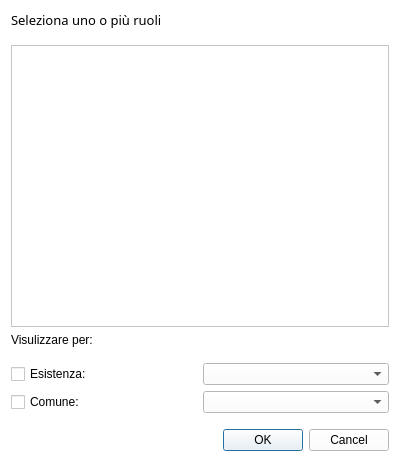
<?xml version="1.0" encoding="UTF-8"?>
<ui version="4.0">
 <class>Dialog</class>
 <widget class="QDialog" name="Dialog">
  <property name="geometry">
   <rect>
    <x>0</x>
    <y>0</y>
    <width>400</width>
    <height>462</height>
   </rect>
  </property>
  <property name="windowTitle">
   <string>Selezione per ruoli</string>
  </property>
  <property name="windowOpacity">
   <double>0.950000000000000</double>
  </property>
  <property name="styleSheet">
   <string notr="true">background-color:white;</string>
  </property>
  <layout class="QGridLayout" name="gridLayout">
   <item row="1" column="0">
    <spacer name="horizontalSpacer_2">
     <property name="orientation">
      <enum>Qt::Horizontal</enum>
     </property>
     <property name="sizeHint" stdset="0">
      <size>
       <width>40</width>
       <height>10</height>
      </size>
     </property>
    </spacer>
   </item>
   <item row="9" column="0" colspan="2">
    <widget class="QDialogButtonBox" name="buttonBox">
     <property name="font">
      <font>
       <family>Segoe UI</family>
      </font>
     </property>
     <property name="cursor">
      <cursorShape>PointingHandCursor</cursorShape>
     </property>
     <property name="orientation">
      <enum>Qt::Horizontal</enum>
     </property>
     <property name="standardButtons">
      <set>QDialogButtonBox::Cancel|QDialogButtonBox::Ok</set>
     </property>
    </widget>
   </item>
   <item row="5" column="1">
    <widget class="QComboBox" name="comboBoxStato">
     <property name="font">
      <font>
       <family>Segoe UI</family>
      </font>
     </property>
     <property name="cursor">
      <cursorShape>PointingHandCursor</cursorShape>
     </property>
     <property name="styleSheet">
      <string notr="true">QComboBox::item:selected
{
    color: rgb(0, 0, 0);
}</string>
     </property>
    </widget>
   </item>
   <item row="0" column="0" colspan="2">
    <widget class="QLabel" name="label">
     <property name="font">
      <font>
       <family>Lucida Sans</family>
       <pointsize>10</pointsize>
       <weight>50</weight>
       <bold>false</bold>
      </font>
     </property>
     <property name="text">
      <string>Seleziona uno o più ruoli</string>
     </property>
    </widget>
   </item>
   <item row="6" column="0">
    <widget class="QCheckBox" name="checkBoxComune">
     <property name="font">
      <font>
       <family>Segoe UI</family>
       <pointsize>9</pointsize>
       <weight>50</weight>
       <bold>false</bold>
      </font>
     </property>
     <property name="cursor">
      <cursorShape>PointingHandCursor</cursorShape>
     </property>
     <property name="whatsThis">
      <string>&lt;html&gt;&lt;head/&gt;&lt;body&gt;&lt;p&gt;Filtrare per Comune.&lt;/p&gt;&lt;/body&gt;&lt;/html&gt;</string>
     </property>
     <property name="text">
      <string>Comune:</string>
     </property>
    </widget>
   </item>
   <item row="2" column="0" colspan="2">
    <widget class="QListWidget" name="listWidget">
     <property name="font">
      <font>
       <family>Segoe UI</family>
      </font>
     </property>
     <property name="cursor" stdset="0">
      <cursorShape>PointingHandCursor</cursorShape>
     </property>
     <property name="whatsThis">
      <string>&lt;html&gt;&lt;head/&gt;&lt;body&gt;&lt;p&gt;Selezionare da questo elenco uno o più ruoli.&lt;/p&gt;&lt;/body&gt;&lt;/html&gt;</string>
     </property>
     <property name="selectionMode">
      <enum>QAbstractItemView::MultiSelection</enum>
     </property>
    </widget>
   </item>
   <item row="6" column="1">
    <widget class="QComboBox" name="comboBoxComune">
     <property name="font">
      <font>
       <family>Segoe UI</family>
      </font>
     </property>
     <property name="cursor">
      <cursorShape>PointingHandCursor</cursorShape>
     </property>
     <property name="styleSheet">
      <string notr="true">QComboBox::item:selected
{
    color: rgb(0, 0, 0);
}</string>
     </property>
    </widget>
   </item>
   <item row="7" column="1">
    <spacer name="horizontalSpacer">
     <property name="orientation">
      <enum>Qt::Horizontal</enum>
     </property>
     <property name="sizeHint" stdset="0">
      <size>
       <width>40</width>
       <height>10</height>
      </size>
     </property>
    </spacer>
   </item>
   <item row="3" column="0" colspan="2">
    <widget class="QLabel" name="label_2">
     <property name="font">
      <font>
       <family>Segoe UI</family>
       <pointsize>9</pointsize>
       <weight>50</weight>
       <bold>false</bold>
      </font>
     </property>
     <property name="text">
      <string>Visulizzare per:</string>
     </property>
    </widget>
   </item>
   <item row="5" column="0">
    <widget class="QCheckBox" name="checkBoxStato">
     <property name="font">
      <font>
       <family>Segoe UI</family>
       <pointsize>9</pointsize>
       <weight>50</weight>
       <bold>false</bold>
      </font>
     </property>
     <property name="cursor">
      <cursorShape>PointingHandCursor</cursorShape>
     </property>
     <property name="whatsThis">
      <string>&lt;html&gt;&lt;head/&gt;&lt;body&gt;&lt;p&gt;Filtrare per Esistenza.&lt;/p&gt;&lt;/body&gt;&lt;/html&gt;</string>
     </property>
     <property name="text">
      <string>Esistenza:</string>
     </property>
    </widget>
   </item>
   <item row="4" column="0">
    <spacer name="horizontalSpacer_3">
     <property name="orientation">
      <enum>Qt::Horizontal</enum>
     </property>
     <property name="sizeHint" stdset="0">
      <size>
       <width>40</width>
       <height>10</height>
      </size>
     </property>
    </spacer>
   </item>
  </layout>
 </widget>
 <resources/>
 <connections>
  <connection>
   <sender>buttonBox</sender>
   <signal>accepted()</signal>
   <receiver>Dialog</receiver>
   <slot>accept()</slot>
   <hints>
    <hint type="sourcelabel">
     <x>248</x>
     <y>254</y>
    </hint>
    <hint type="destinationlabel">
     <x>157</x>
     <y>274</y>
    </hint>
   </hints>
  </connection>
  <connection>
   <sender>buttonBox</sender>
   <signal>rejected()</signal>
   <receiver>Dialog</receiver>
   <slot>reject()</slot>
   <hints>
    <hint type="sourcelabel">
     <x>316</x>
     <y>260</y>
    </hint>
    <hint type="destinationlabel">
     <x>286</x>
     <y>274</y>
    </hint>
   </hints>
  </connection>
 </connections>
</ui>
